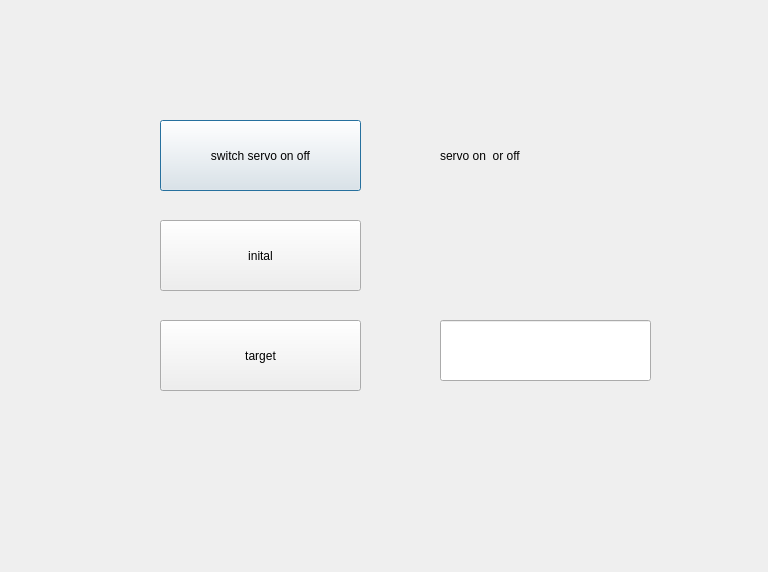
<?xml version="1.0" encoding="UTF-8"?>
<ui version="4.0">
 <class>Dialog</class>
 <widget class="QDialog" name="Dialog">
  <property name="geometry">
   <rect>
    <x>0</x>
    <y>0</y>
    <width>768</width>
    <height>572</height>
   </rect>
  </property>
  <property name="windowTitle">
   <string>Dialog</string>
  </property>
  <widget class="QPushButton" name="pushButton">
   <property name="geometry">
    <rect>
     <x>160</x>
     <y>120</y>
     <width>201</width>
     <height>71</height>
    </rect>
   </property>
   <property name="styleSheet">
    <string notr="true">font: 18pt &quot;Adobe Devanagari&quot;;</string>
   </property>
   <property name="text">
    <string>switch servo on off</string>
   </property>
  </widget>
  <widget class="QPushButton" name="pushButton_2">
   <property name="geometry">
    <rect>
     <x>160</x>
     <y>320</y>
     <width>201</width>
     <height>71</height>
    </rect>
   </property>
   <property name="styleSheet">
    <string notr="true">font: 18pt &quot;Adobe Devanagari&quot;;</string>
   </property>
   <property name="text">
    <string>target</string>
   </property>
  </widget>
  <widget class="QPushButton" name="pushButton_3">
   <property name="geometry">
    <rect>
     <x>160</x>
     <y>220</y>
     <width>201</width>
     <height>71</height>
    </rect>
   </property>
   <property name="styleSheet">
    <string notr="true">font: 18pt &quot;Adobe Devanagari&quot;;</string>
   </property>
   <property name="text">
    <string>inital</string>
   </property>
  </widget>
  <widget class="QLabel" name="label">
   <property name="geometry">
    <rect>
     <x>440</x>
     <y>120</y>
     <width>261</width>
     <height>71</height>
    </rect>
   </property>
   <property name="styleSheet">
    <string notr="true">font: 28pt &quot;Adobe Devanagari&quot;;</string>
   </property>
   <property name="text">
    <string>servo on  or off</string>
   </property>
  </widget>
  <widget class="QLineEdit" name="lineEdit">
   <property name="geometry">
    <rect>
     <x>440</x>
     <y>320</y>
     <width>211</width>
     <height>61</height>
    </rect>
   </property>
  </widget>
 </widget>
 <resources/>
 <connections/>
</ui>
